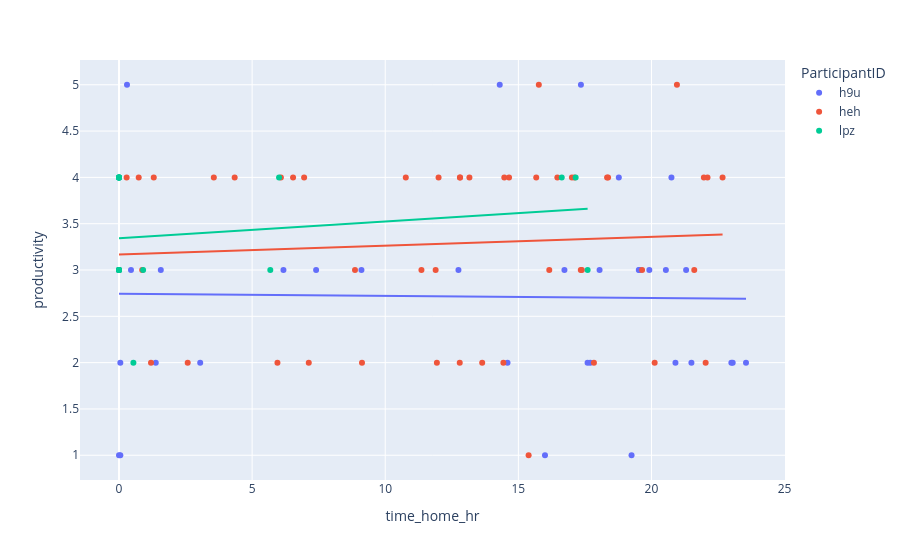

Notebook source saved alongside this figure:
### Markdown cell above
<!-- within-sub: compare the productivity against time in eschool and time at home -->
<!-- do the same for sleep quality -->

### Code cell
# what about for the participants that Work Off Grounds
fig = px.scatter(offgrounds, x="time_home_hr", y="productivity", color="ParticipantID", trendline="ols")
fig.show()

### Figure 1 — Plotly figure (JSON) as saved in the notebook; plotly's stock layout.template omitted (floating-point values rounded to 4 significant figures)
{"data": [{"hovertemplate": "ParticipantID=h9u<br>time_home_hr=%{x}<br>productivity=%{y}<extra></extra>", "legendgroup": "h9u", "marker": {"color": "#636efa", "symbol": "circle"}, "mode": "markers", "name": "h9u", "orientation": "v", "showlegend": true, "type": "scatter", "x": [0, 0, 0.05, 0.3, 1.569, 1.381, 19.92, 23, 16.73, 19.52, 6.177, 0.05, 0, 3.05, 7.404, 23.55, 23.05, 18.77, 19.55, 16, 17.7, 19.25, 9.106, 17.6, 21.3, 21.5, 12.75, 18.05, 20.9, 20.75, 14.59, 17.35, 14.3, 0.45, 20.54], "xaxis": "x", "y": [4, 3, 2, 5, 3, 2, 3, 2, 3, 3, 3, 1, 1, 2, 3, 2, 2, 4, 3, 1, 2, 1, 3, 2, 3, 2, 3, 3, 2, 4, 2, 5, 5, 3, 3], "yaxis": "y"}, {"hovertemplate": "<b>OLS trendline</b><br>productivity = -0.0023591 * time_home_hr + 2.74436<br>R<sup>2</sup>=0.000365<br><br>ParticipantID=h9u<br>time_home_hr=%{x}<br>productivity=%{y} <b>(trend)</b><extra></extra>", "legendgroup": "h9u", "marker": {"color": "#636efa", "symbol": "circle"}, "mode": "lines", "name": "h9u", "showlegend": false, "type": "scatter", "x": [0, 0, 0, 0.05, 0.05, 0.3, 0.45, 1.381, 1.569, 3.05, 6.177, 7.404, 9.106, 12.75, 14.3, 14.59, 16, 16.73, 17.35, 17.6, 17.7, 18.05, 18.77, 19.25, 19.52, 19.55, 19.92, 20.54, 20.75, 20.9, 21.3, 21.5, 23, 23.05, 23.55], "xaxis": "x", "y": [2.744, 2.744, 2.744, 2.744, 2.744, 2.744, 2.743, 2.741, 2.741, 2.737, 2.73, 2.727, 2.723, 2.714, 2.711, 2.71, 2.707, 2.705, 2.703, 2.703, 2.703, 2.702, 2.7, 2.699, 2.698, 2.698, 2.697, 2.696, 2.695, 2.695, 2.694, 2.694, 2.69, 2.69, 2.689], "yaxis": "y"}, {"hovertemplate": "ParticipantID=heh<br>time_home_hr=%{x}<br>productivity=%{y}<extra></extra>", "legendgroup": "heh", "marker": {"color": "#EF553B", "symbol": "circle"}, "mode": "markers", "name": "heh", "orientation": "v", "showlegend": true, "type": "scatter", "x": [10.77, 16.16, 13.16, 7.128, 15.38, 0.7403, 17.84, 12.81, 9.127, 11.36, 0, 3.561, 17.38, 17.01, 11.89, 6.538, 1.203, 8.864, 17.34, 11.94, 19.65, 12.81, 2.581, 0.8711, 21.61, 14.47, 15.67, 18.33, 20.12, 22.1, 12.8, 20.96, 14.44, 5.951, 6.953, 18.37, 14.65, 13.64, 22.03, 12.0, 0.2864, 17.11, 15.77, 16.46, 22.67, 1.306, 4.345, 21.97, 6.081], "xaxis": "x", "y": [4, 3, 4, 2, 1, 4, 2, 4, 2, 3, 3, 4, 3, 4, 3, 4, 2, 3, 3, 2, 3, 4, 2, 3, 3, 4, 4, 4, 2, 4, 2, 5, 2, 2, 4, 4, 4, 2, 2, 4, 4, 4, 5, 4, 4, 4, 4, 4, 4], "yaxis": "y"}, {"hovertemplate": "<b>OLS trendline</b><br>productivity = 0.00955362 * time_home_hr + 3.16752<br>R<sup>2</sup>=0.004528<br><br>ParticipantID=heh<br>time_home_hr=%{x}<br>productivity=%{y} <b>(trend)</b><extra></extra>", "legendgroup": "heh", "marker": {"color": "#EF553B", "symbol": "circle"}, "mode": "lines", "name": "heh", "showlegend": false, "type": "scatter", "x": [0, 0.2864, 0.7403, 0.8711, 1.203, 1.306, 2.581, 3.561, 4.345, 5.951, 6.081, 6.538, 6.953, 7.128, 8.864, 9.127, 10.77, 11.36, 11.89, 11.94, 12.0, 12.8, 12.81, 12.81, 13.16, 13.64, 14.44, 14.47, 14.65, 15.38, 15.67, 15.77, 16.16, 16.46, 17.01, 17.11, 17.34, 17.38, 17.84, 18.33, 18.37, 19.65, 20.12, 20.96, 21.61, 21.97, 22.03, 22.1, 22.67], "xaxis": "x", "y": [3.168, 3.17, 3.175, 3.176, 3.179, 3.18, 3.192, 3.202, 3.209, 3.224, 3.226, 3.23, 3.234, 3.236, 3.252, 3.255, 3.27, 3.276, 3.281, 3.282, 3.282, 3.29, 3.29, 3.29, 3.293, 3.298, 3.305, 3.306, 3.307, 3.315, 3.317, 3.318, 3.322, 3.325, 3.33, 3.331, 3.333, 3.334, 3.338, 3.343, 3.343, 3.355, 3.36, 3.368, 3.374, 3.377, 3.378, 3.379, 3.384], "yaxis": "y"}, {"hovertemplate": "ParticipantID=lpz<br>time_home_hr=%{x}<br>productivity=%{y}<extra></extra>", "legendgroup": "lpz", "marker": {"color": "#00cc96", "symbol": "circle"}, "mode": "markers", "name": "lpz", "orientation": "v", "showlegend": true, "type": "scatter", "x": [6.012, 0, 0, 16.63, 0, 17.6, 0.9056, 0, 0, 17.15, 0, 0, 0, 5.683, 0.5408, 0, 0], "xaxis": "x", "y": [4, 4, 4, 4, 4, 3, 3, 3, 4, 4, 3, 3, 3, 3, 2, 4, 3], "yaxis": "y"}, {"hovertemplate": "<b>OLS trendline</b><br>productivity = 0.017986 * time_home_hr + 3.3435<br>R<sup>2</sup>=0.037287<br><br>ParticipantID=lpz<br>time_home_hr=%{x}<br>productivity=%{y} <b>(trend)</b><extra></extra>", "legendgroup": "lpz", "marker": {"color": "#00cc96", "symbol": "circle"}, "mode": "lines", "name": "lpz", "showlegend": false, "type": "scatter", "x": [0, 0, 0, 0, 0, 0, 0, 0, 0, 0, 0.5408, 0.9056, 5.683, 6.012, 16.63, 17.15, 17.6], "xaxis": "x", "y": [3.344, 3.344, 3.344, 3.344, 3.344, 3.344, 3.344, 3.344, 3.344, 3.344, 3.353, 3.36, 3.446, 3.452, 3.643, 3.652, 3.66], "yaxis": "y"}], "layout": {"legend": {"title": {"text": "ParticipantID"}, "tracegroupgap": 0}, "margin": {"t": 60}, "xaxis": {"anchor": "y", "domain": [0, 1], "title": {"text": "time_home_hr"}}, "yaxis": {"anchor": "x", "domain": [0, 1], "title": {"text": "productivity"}}}}
